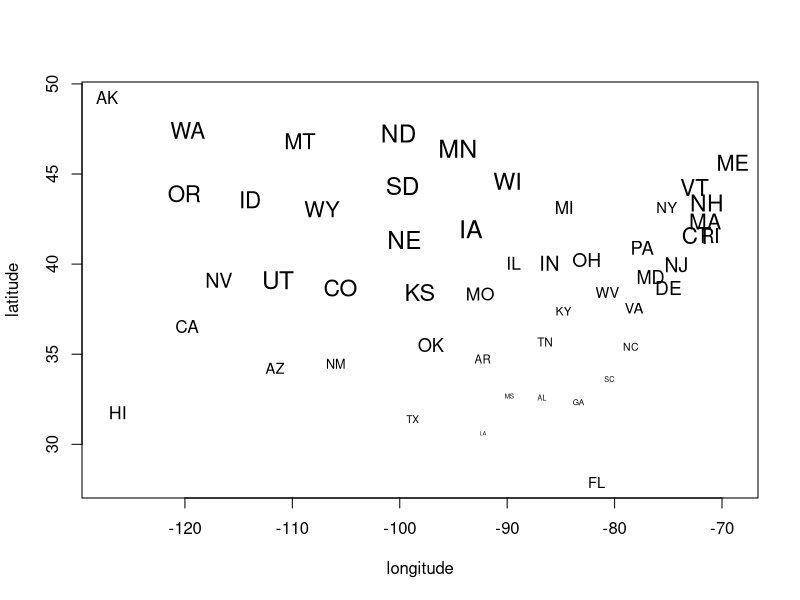
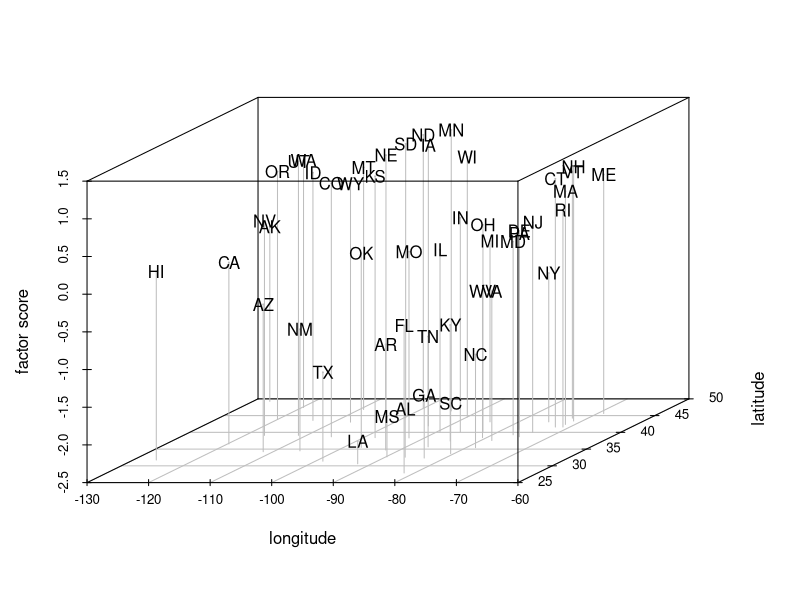
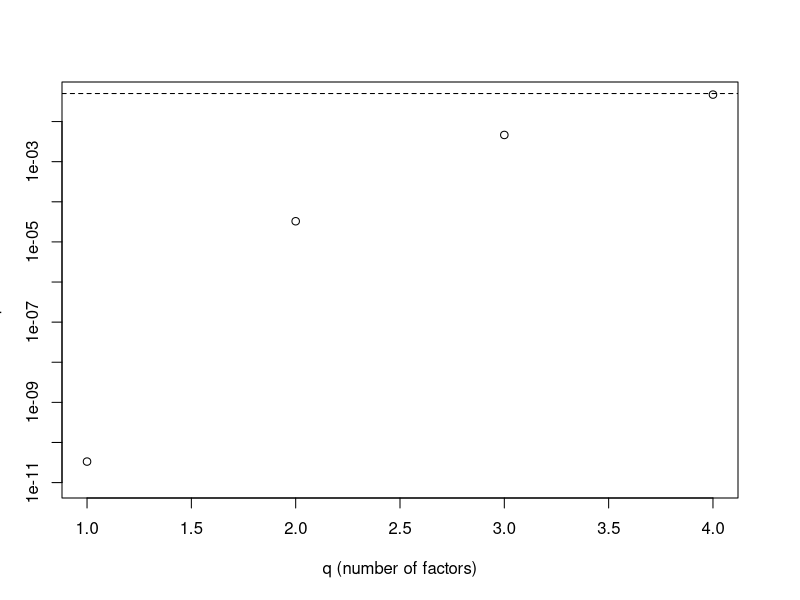

The R source for these figures, in order:
# Back to the US in 1977

# Do a one-factor analysis and compute factor scores
state.fa1 <- factanal(state.x77,factors=1,scores="regression")

# Have R tell us about it
state.fa1
  # Compare the factor loadings here to the first principal component we got
  # last time

# Make a map again
  # Function is a repeat from last time

# Plot the state abbrevations in position, with scaled sizes
  # Linearly scale the sizes from the given minimum to the maximum
# Inputs: vector of raw numbers, minimum size for plot,
  # maximum size
# Outputs: Rescaled sizes (invisible)
plot.states_scaled <- function(sizes,min.size=0.4,max.size=2,...) {
  out.range = max.size - min.size
  in.range = max(sizes)-min(sizes)
  scaled.sizes = out.range*((sizes-min(sizes))/in.range)
  sizes = scaled.sizes + min.size
  plot(state.center,type="n",...)
  text(state.center,state.abb,cex=sizes)
  invisible(sizes)
}

# Actual map-making
plot.states_scaled(state.fa1$score[,1],min.size=0.3,max.size=1.5,
                   xlab="longitude",ylab="latitude")

# 3D visualization
  # You need the "scatterplot3d" library from CRAN for this
require(scatterplot3d)
# Make a matrix with the x,y,z values (z=factor scores)
state.xyz <- cbind(state.center$x,state.center$y,
                   state.fa1$scores[,1])
colnames(state.xyz)=c("x","y","z")
# Plot it!
state.3d <- scatterplot3d(state.xyz,type="h",
                          xlab="longitude",
                          ylab="latitude",
                          zlab="factor score",
                          cex.symbol=0.01,color="grey")
# Add labels
text(state.3d$xyz.convert(state.xyz),state.abb)



# How good is the factor model, though?

# Try models with 1--4 factors and get the p-value for each
pvalues <- sapply(1:4,function(q){factanal(state.x77,factors=q)$PVAL})
# What are these p-values?
signif(pvalues,2)

# Plot vs. the nominal 5% level
plot(1:4,pvalues,xlab="q (number of factors)", ylab="pvalue",
     log="y",ylim=c(1e-11,0.04))
abline(h=0.05,lty=2)

# Another example: sleep in mammals
sleep <- read.csv("sleep.txt")
# The fifth column is the sum of the 3rd and 4th columns, which makes everyone
# very unhappy!
sleep <- sleep[,-5]
# There are missing observations, so we need to calculate the covariance
# matrix outside factanal
sleep.cov <- cov(sleep,use="pairwise.complete.obs")
# Try one factor
sleep.fa1 <- factanal(sleep,factors=1,covmat=sleep.cov)
sleep.fa1
  # Try to tell a story about this factor based on the loadings
  # Notice that it won't give us a p-value because of the missing observations

# Try two factors
sleep.fa2 <- factanal(sleep,factors=2,covmat=sleep.cov)
sleep.fa2
  # Notice that the first factor has changed
  # Try to tell a story about these two factors
